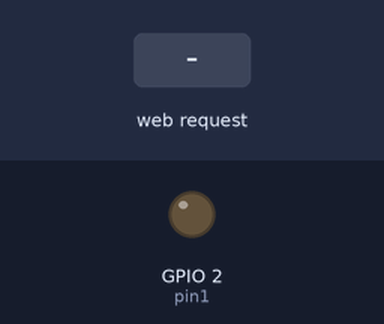
A sketch run on a simulated ESP8266 (NodeMCU). On the bench: output pins drawn as LEDs (lit = HIGH). The inputs (shaded band) are chosen by the test bench. WiFi joins after 1.5 s; servers stay silent unless stated; what the sketch prints to the serial monitor is not drawn.

Above: at 2.7 s.
2.8 s: HTTP request GET /on received
At 3.8 s:
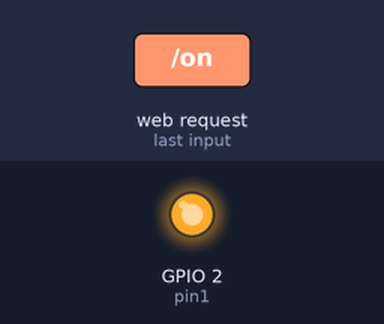
4.3 s: HTTP request GET /off received
At 5.0 s:
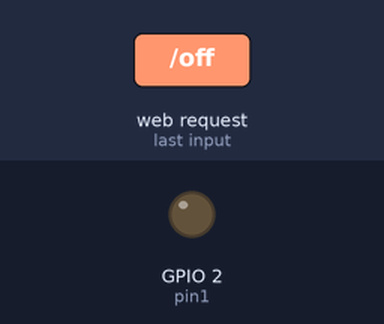
Timing chart, 0 to 7.3 s (numbered marks = the images above; inputs shaded):
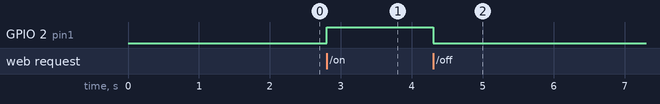

Measured:
- after the input at 2.8 s, GPIO 2 (pin1): LOW → HIGH at once
- after the input at 4.3 s, GPIO 2 (pin1): HIGH → LOW at once

The sketch:

MCU.ino
```cpp
#include <ESP8266WiFi.h>
#include <WiFiClient.h>
#include <ESP8266WebServer.h>
#include <ESP8266mDNS.h>

const char* ssid = "Kowula";
const char* password = "n1ckname";

ESP8266WebServer server(80);


const int pin1 = LED_BUILTIN;
boolean state = 0;
void handleRoot() {

  server.send(200, "text/plain", "hello from esp8266!");
  delay(100);

}

//void handleNotFound() {
//  //digitalWrite(led, 1);
//  String message = "File Not Found\n\n";
//  message += "URI: ";
//  message += server.uri();
//  message += "\nMethod: ";
//  message += (server.method() == HTTP_GET) ? "GET" : "POST";
//  message += "\nArguments: ";
//  message += server.args();
//  message += "\n";
//  for (uint8_t i = 0; i < server.args(); i++) {
//    message += " " + server.argName(i) + ": " + server.arg(i) + "\n";
//  }
//  server.send(404, "text/plain", message);
//  Serial.print(message);
//  //digitalWrite(led, 0);
//}

void setup(void) {
//  pinMode(led, OUTPUT);
  pinMode(pin1, OUTPUT);
 // digitalWrite(led, LOW);
  digitalWrite(pin1, state);
  Serial.begin(115200);
  WiFi.mode(WIFI_STA);
  WiFi.begin(ssid, password);
  Serial.println("");

  // Wait for connection
  while (WiFi.status() != WL_CONNECTED) {
    delay(500);
    Serial.print(".");
  }
  Serial.println("");
  Serial.print("Connected to ");
  Serial.println(ssid);
  Serial.print("IP address: ");
  Serial.println(WiFi.localIP());

  if (MDNS.begin("esp8266")) {
    Serial.println("MDNS responder started");
  }

  server.on("/", handleRoot);
  //---Swicch LED
  server.on("/on", []() {
      server.send(200, "text/plain", "HIGH");
      state=1;
      digitalWrite(pin1,state);
      delay(50);
  });


  server.on("/off", []() {
      server.send(200, "text/plain", "LOW");
      state=0;
      digitalWrite(pin1,state);
      delay(50);
  });


  server.on("/status", []() {
    if(state==0){
      //digitalWrite(pin1,HIGH);
      server.send(200, "text/plain", "LOW");
     // state=1;
    }else{
      //digitalWrite(pin1,LOW);
      server.send(200, "text/plain", "HIGH");
      //state=0;
    }


  });

//  server.onNotFound(handleNotFound);

  server.begin();
  Serial.println("HTTP server started");
}

void loop(void) {
  server.handleClient();
}
```
